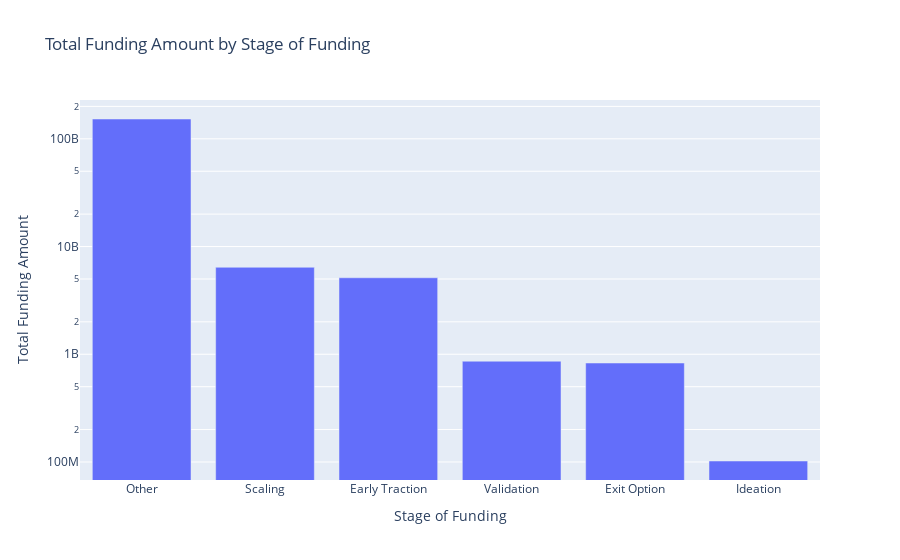

Notebook source saved alongside this figure:
### Markdown cell above
# QUESTION FOUR

##### WHAT STAGE OF STARTUPS RECEIVED THE HIGHEST FUNDING INVESTMENT AND WHY?

### Code cell
# Filter the data for startups founded in 2018 and above
filtered_df = master_df[master_df['Founded'] >= 2018]

# Calculate the total funding amount for each stage
total_funding_by_stage = filtered_df.groupby('Stage_of_funding')['Amount'].sum().reset_index()

# Sort the stages by total funding amount in descending order
sorted_stages = total_funding_by_stage.sort_values(by='Amount', ascending=False)

# Get the stage with the highest total funding
stage_with_most_funding = sorted_stages.iloc[0]['Stage_of_funding']
total_funding = sorted_stages.iloc[0]['Amount']

# Create a bar plot to visualize the total funding amounts by stage
fig = px.bar(sorted_stages, x='Stage_of_funding', y='Amount',
             title='Total Funding Amount by Stage of Funding')
fig.update_layout(xaxis_title='Stage of Funding', yaxis_title='Total Funding Amount', yaxis_type='log')
fig.show()

print("The stage of funding that has received the most funding throughout the entire period is:", stage_with_most_funding)
print("Total Funding Amount:", total_funding)

### Figure 1 — Plotly figure (JSON) as saved in the notebook; plotly's stock layout.template omitted (floating-point values rounded to 4 significant figures)
{"data": [{"alignmentgroup": "True", "hovertemplate": "Stage_of_funding=%{x}<br>Amount=%{y}<extra></extra>", "legendgroup": "", "marker": {"color": "#636efa", "pattern": {"shape": ""}}, "name": "", "offsetgroup": "", "orientation": "v", "showlegend": false, "textposition": "auto", "type": "bar", "x": ["Other", "Scaling", "Early Traction", "Validation", "Exit Option", "Ideation"], "xaxis": "x", "y": [152746021029, 6420142846, 5130267698, 862074108, 829500000.0, 102135000], "yaxis": "y"}], "layout": {"barmode": "relative", "legend": {"tracegroupgap": 0}, "title": {"text": "Total Funding Amount by Stage of Funding"}, "xaxis": {"anchor": "y", "domain": [0, 1], "title": {"text": "Stage of Funding"}}, "yaxis": {"anchor": "x", "domain": [0, 1], "title": {"text": "Total Funding Amount"}, "type": "log"}}}
